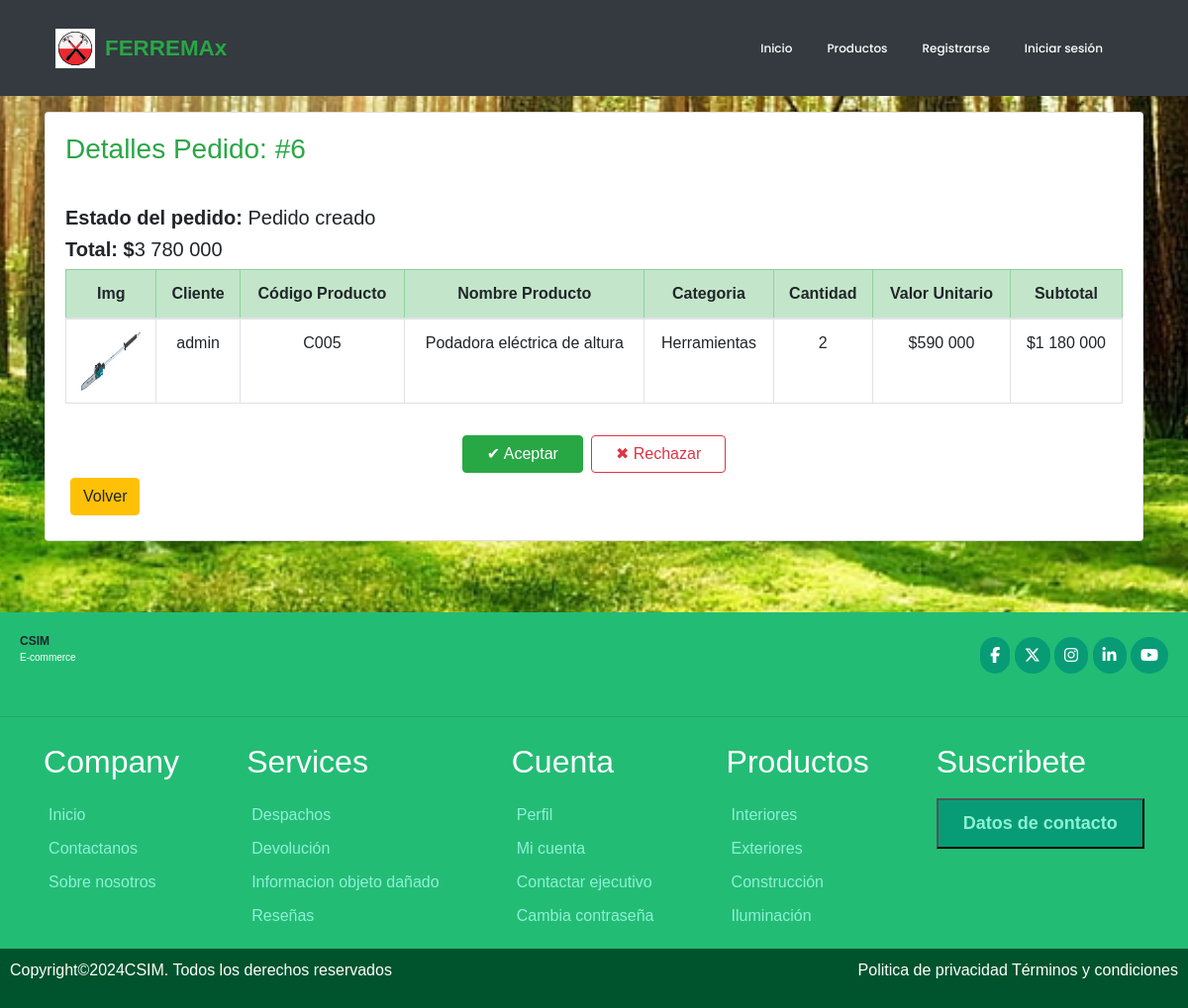
The page /vendedorDetalle/6 on the database its author committed.
### ferreteria/models.py (models this page shows, shortened)
class DetallePedido(models.Model):
    id_pedido = models.ForeignKey('Pedido',on_delete=models.CASCADE,blank=True)
    id_detalle_pedido= models.AutoField(primary_key=True)
    id_producto = models.ForeignKey('Producto', on_delete=models.CASCADE)
    cantidad = models.IntegerField()
    subtotal = models.BigIntegerField()

class Pedido(models.Model):
    id_pedido = models.AutoField(primary_key=True)
    user = models.ForeignKey(User, on_delete=models.CASCADE, default=1)
    fecha_compra = models.DateTimeField(auto_now_add=True)
    ESTADOS_PEDIDO = [
        ('creado', 'Creado'),
        ('pendiente', 'Pendiente'),
        ('pagado', 'Pagado'),
        ('rechazado','Pago Rechazado'),
        ('preparando', 'Preparando orden'),
        ('despachado', 'Despachado'),
        ('entregado', 'Entregado'),
    ]
    estado = models.CharField(max_length=20, choices = ESTADOS_PEDIDO, default='creado')
    OPCIONES_ENVIO = [
        ('retiro', 'Retiro en tienda ($0)'),
        ('domicilio', 'Despacho a domicilio ($5.000)'),
    ]
    tipo_envio = models.CharField(max_length=20, choices=OPCIONES_ENVIO,default='retiro')
    TIPO_PAGO = [
        ('transferencia', 'Transferencia'),
        ('tarjeta', 'Tarjeta'),
    ]
    tipo_pago = models.CharField(max_length=20,choices=TIPO_PAGO,default='transferencia')
    total = models.BigIntegerField()
    def __str__(self):
        return str(self.id_pedido)

class Producto(models.Model):
    idProducto = models.CharField(primary_key=True, max_length=5, verbose_name='Id Producto')
    nombre = models.CharField(max_length=50, verbose_name='Nombre del producto')
    descripcion = models.CharField(max_length=400,verbose_name='Descripcion de producto')
    precio = models.IntegerField(null=True, verbose_name='Ingrese precio producto')
    imagen= models.ImageField(upload_to="imagenes", null=True, verbose_name='Imagen')
    stock = models.IntegerField(verbose_name='stock',default=0)
    categoria= models.ForeignKey('Categoria', on_delete=models.CASCADE, verbose_name='Categoria')

class Categoria(models.Model):
    idCategoria = models.IntegerField(primary_key=True, verbose_name='Id Categoria')
    nombreCategoria= models.CharField(max_length=40, verbose_name='Nombre Categoria')
    def __str__(self):
        return self.nombreCategoria

### ferreteria/views.py (the view)
# urls.py: path('vendedorDetalle/<id>', views.detalle_pedidosVendedor, name="vendedorDetalle"),
def detalle_pedidosVendedor(request,id):
    detalles = DetallePedido.objects.filter(id_pedido=id)
    return render (request, 'vendedorDetalles.html', {'detalles':detalles})

### ferreteria/context_processor.py (called while the page is built, shortened)
def total_carrito(request):
    total = 0
    return {'total_carrito':int(total)}

### ferreteria/templates/vendedorDetalles.html (shortened to what this page needs)
{% extends 'base.html' %}
{% load static %}
{% block css %}
<link rel="stylesheet" href="{% static 'css/estilo.css' %}">
{% endblock %}
{% block contenido %}
{% load humanize %}
<div class="container my-3">
    <div class="card">
        <div class="card-body">
            <h3 class="text-success mb-3"> Detalles Pedido: #{{detalles.0.id_pedido}} </h3><br>
            <h5> <strong>Estado del pedido:</strong> Pedido {{detalles.0.id_pedido.estado}} </h5>
            <h5> <strong>Total: $</strong>{{detalles.0.id_pedido.total |intcomma}} </h5>
            <div class="table-responsive">
                <table class="table table-bordered table-hover text-center align-middle">
                    <thead class="table-success">
                        <tr>
                            <th>Img</th>
                            <th>Cliente</th>
                            <th>Código Producto</th>
                            <th>Nombre Producto</th>
                            <th>Categoria</th>
                            <th>Cantidad</th>
                            <th>Valor Unitario</th>
                            <th>Subtotal</th>
                        </tr>
                    </thead>
                <tbody>
                    {% for d in detalles%}
                        <tr>
                            <td>
                                <img src="{{ d.id_producto.imagen.url }}" style="height: 60px; width: 60px;">
                            </td>
                            <td>{{ d.id_pedido.user }}</td>
                            <td>{{ d.id_producto.idProducto }}</td>
                            <td>{{ d.id_producto.nombre }}</td>
                            <td>{{ d.id_producto.categoria }}</td>
                            <td>{{ d.cantidad }}</td>
                            <td>${{ d.id_producto.precio | intcomma}}</td>
                            <td>${{ d.subtotal | intcomma}}</td>
                        </tr>
                    {% endfor %}
                </tbody>
                </table>
            </div>
            <div class="d-flex justify-content-center mt-3">
                    <form method="POST" action="{% url 'preparar' detalles.0.id_pedido %}" class="mr-2">
                        <button type="submit" class="btn btn-success px-4">✔ Aceptar</button>
                    </form>
                    <form method="POST" action="{% url 'rechazar' detalles.0.id_pedido %}">
                        <button type="submit" class="btn btn-outline-danger px-4">✖ Rechazar</button>
                    </form>
                </div>
                <a href="{% url 'vendedor' %}" class="btn btn-warning" style=" margin: 5px 5px;">Volver </a>
            </div>
        </div>
        <br>
    </div>
    {% endblock %}

### ferreteria/static/css/estilo.css (style rules this page uses)
* { margin: 0; padding: 0; box-sizing: border-box; font-family: sans-serif; }
body { font-family: "Poppins", sans-serif; background: url(../img/foto2.jpg) no-repeat center center fixed; background-size: cover; background-position: center; width: 100%; }

### rows shown on the page
DetallePedido: id_pedido.id_pedido "6", id_pedido.estado "creado", id_pedido.total "3 780 000", id_producto.imagen (picture), id_pedido.user "admin", id_producto.idProducto "C005", id_producto.nombre "Podadora eléctrica de altura", id_producto.categoria "Herramientas", cantidad "2", id_producto.precio "590 000", subtotal "1 180 000"
